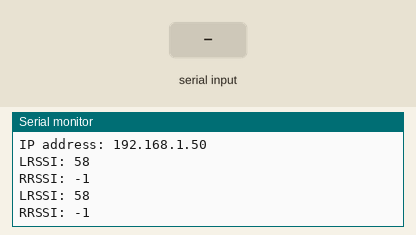
This sketch was run on a simulated ESP8266 (NodeMCU). Parts: the last lines printed to the serial monitor. The inputs (shaded band) are chosen by the test bench. WiFi joins after 1.5 s; servers stay silent unless stated.

Above: at 2.7 s.
2.8 s: "1" received over the second serial link
At 4.1 s:
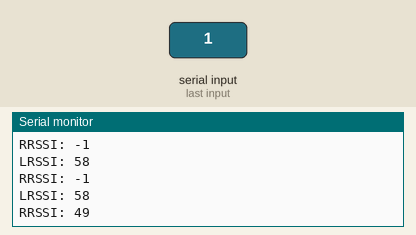
4.3 s: "0" received over the second serial link
At 5.1 s:
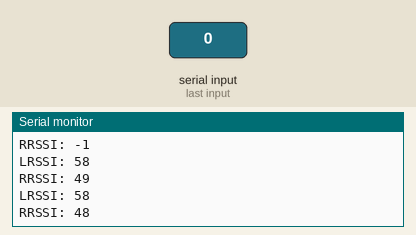
5.8 s: "2" received over the second serial link
At 7.3 s:
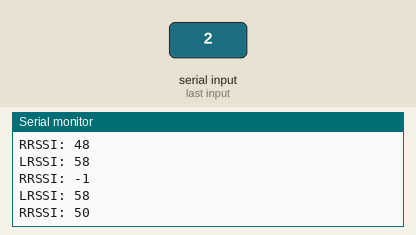
Timing chart, 0 to 8.8 s (numbered marks = the images above; inputs shaded):
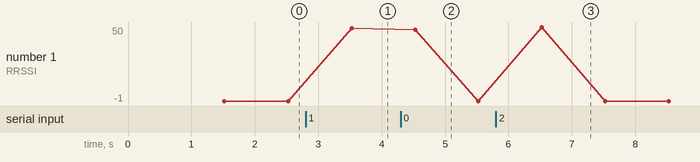

Measured:
- after the input at 2.8 s, the serial monitor: prints a new line after 0.73 s (image 1)
- after the input at 4.3 s, the serial monitor: prints a new line after 0.23 s (image 2)
- after the input at 5.8 s, the serial monitor: prints a new line after 0.73 s (image 3)
- plotted number 1: -1 → 49 after the input at 2.8 s

The sketch:

wifiRSSI_leftModule.ino
```cpp
#include <SoftwareSerial.h>
SoftwareSerial left(D8,D7);
int data1;
int data2;
#include <ESP8266WiFi.h>
//SSID of your network
char ssid[] = "*********";
//password of your WPA Network
char pass[] = "**********";
void setup()
{
left.begin(9600);
Serial.begin(9600);
  // Set WiFi to station mode and disconnect from an AP if it was previously connected
  WiFi.mode(WIFI_STA);
  WiFi.disconnect();
  delay(10);

  WiFi.begin(ssid, pass);
  Serial.print("Connecting...");

  while (WiFi.status() != WL_CONNECTED)
 {
    delay(500);
    Serial.print(".");
  }

  // if you are connected, print out info about the connection:
  Serial.print("\nConnected to: ");
  Serial.println(ssid);
  Serial.print("IP address: ");
  Serial.println(WiFi.localIP());
  Serial.println("");
}

void loop()
{
int rssi = WiFi.RSSI();
int data1 = -(rssi);
Serial.print("LRSSI: ");
Serial.println(data1);
left.write(data1);
int data2 = left.read();
Serial.print("RRSSI: ");
Serial.println(data2);
left.write(data2);
delay(1000);
}
```
